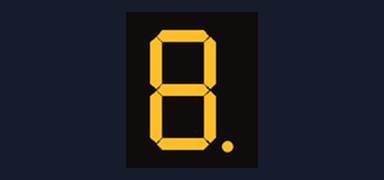
Simulated run of this sketch. Board: Arduino Uno, built with avr-gcc and run on an emulated ATmega328P. Shown: 1-digit seven-segment display. Wiring (inferred from the names in the program): 1-digit 7-segment display, segments lit when HIGH: segments pin 8, pin 9, pin 4, pin 3, pin 2, pin 7, pin 6, pin 5. The segment pins are drawn as the display they are named for.

Above: at 0.1 s.
At 5.1 s:
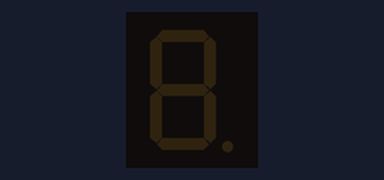
At 6.1 s:
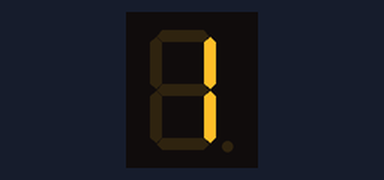
At 7.1 s:
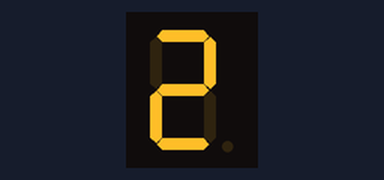
At 10.1 s:
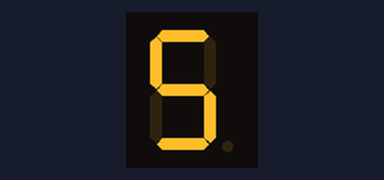
At 15.1 s:
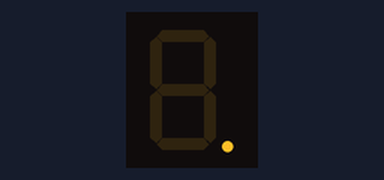

Measured:
- by itself, everything shown: repeats every 11.0 s, in 11 steps
- what the display in image 1 shows lasts 1.0 s, from 5.0 s to 6.0 s

The sketch:

Display_7Segmentos.ino
```cpp
//Declaração dos pinos do display
int a = 8;
int b = 9;
int c = 4;
int d = 3;
int e = 2;
int f = 7;
int g = 6;
int dp = 5;

// Executa uma única vez
void setup() {
  // inicializa os pinos em modo saída
  pinMode(a, OUTPUT);
  pinMode(b, OUTPUT);
  pinMode(c, OUTPUT);
  pinMode(d, OUTPUT);
  pinMode(e, OUTPUT);
  pinMode(f, OUTPUT);
  pinMode(g, OUTPUT);
  pinMode(dp, OUTPUT);
  //Inicializa todos como desligado
  digitalWrite(a, HIGH);
  digitalWrite(b, HIGH);
  digitalWrite(c, HIGH);
  digitalWrite(d, HIGH);
  digitalWrite(e, HIGH);
  digitalWrite(f, HIGH);
  digitalWrite(g, HIGH);
  digitalWrite(dp, HIGH);
  delay(5000);
}

// Executa enquanto o arduino estiver ligado
void loop() {
  //Escreve o valor 0
  digitalWrite(a, LOW);
  digitalWrite(b, LOW);
  digitalWrite(c, LOW);
  digitalWrite(d, LOW);
  digitalWrite(e, LOW);
  digitalWrite(f, LOW);
  digitalWrite(g, LOW);
  digitalWrite(dp, LOW);
  delay(1000);
    //Escreve o valor 1
  digitalWrite(a, LOW);
  digitalWrite(b, HIGH);
  digitalWrite(c, HIGH);
  digitalWrite(d, LOW);
  digitalWrite(e, LOW);
  digitalWrite(f, LOW);
  digitalWrite(g, LOW);
  digitalWrite(dp, LOW);
  delay(1000);
    //Escreve o valor 2
  digitalWrite(a, HIGH);
  digitalWrite(b, HIGH);
  digitalWrite(c, LOW);
  digitalWrite(d, HIGH);
  digitalWrite(e, HIGH);
  digitalWrite(f, LOW);
  digitalWrite(g, HIGH);
  digitalWrite(dp, LOW);
  delay(1000);
    //Escreve o valor 3
  digitalWrite(a, HIGH);
  digitalWrite(b, HIGH);
  digitalWrite(c, HIGH);
  digitalWrite(d, HIGH);
  digitalWrite(e, LOW);
  digitalWrite(f, LOW);
  digitalWrite(g, HIGH);
  digitalWrite(dp, LOW);
  delay(1000);
    //Escreve o valor 4
  digitalWrite(a, LOW);
  digitalWrite(b, HIGH);
  digitalWrite(c, HIGH);
  digitalWrite(d, LOW);
  digitalWrite(e, LOW);
  digitalWrite(f, HIGH);
  digitalWrite(g, HIGH);
  digitalWrite(dp, LOW);
  delay(1000);
    //Escreve o valor 5
  digitalWrite(a, HIGH);
  digitalWrite(b, LOW);
  digitalWrite(c, HIGH);
  digitalWrite(d, HIGH);
  digitalWrite(e, LOW);
  digitalWrite(f, HIGH);
  digitalWrite(g, HIGH);
  digitalWrite(dp, LOW);
  delay(1000);
    //Escreve o valor 6
  digitalWrite(a, HIGH);
  digitalWrite(b, LOW);
  digitalWrite(c, HIGH);
  digitalWrite(d, HIGH);
  digitalWrite(e, HIGH);
  digitalWrite(f, HIGH);
  digitalWrite(g, HIGH);
  digitalWrite(dp, LOW);
  delay(1000);
    //Escreve o valor 7
  digitalWrite(a, HIGH);
  digitalWrite(b, HIGH);
  digitalWrite(c, HIGH);
  digitalWrite(d, LOW);
  digitalWrite(e, LOW);
  digitalWrite(f, LOW);
  digitalWrite(g, LOW);
  digitalWrite(dp, LOW);
  delay(1000);
    //Escreve o valor 8
  digitalWrite(a, HIGH);
  digitalWrite(b, HIGH);
  digitalWrite(c, HIGH);
  digitalWrite(d, HIGH);
  digitalWrite(e, HIGH);
  digitalWrite(f, HIGH);
  digitalWrite(g, HIGH);
  digitalWrite(dp, HIGH);
  delay(1000);
    //Escreve o valor 9
  digitalWrite(a, HIGH);
  digitalWrite(b, HIGH);
  digitalWrite(c, HIGH);
  digitalWrite(d, LOW);
  digitalWrite(e, LOW);
  digitalWrite(f, HIGH);
  digitalWrite(g, HIGH);
  digitalWrite(dp, LOW);
  delay(1000);
  //apaga todos os seguimentos
  digitalWrite(a, LOW);
  digitalWrite(b, LOW);
  digitalWrite(c, LOW);
  digitalWrite(d, LOW);
  digitalWrite(e, LOW);
  digitalWrite(f, LOW);
  digitalWrite(g, LOW);
  digitalWrite(dp, HIGH);
  delay(1000);
  //Executa tudo novamente
}
```
